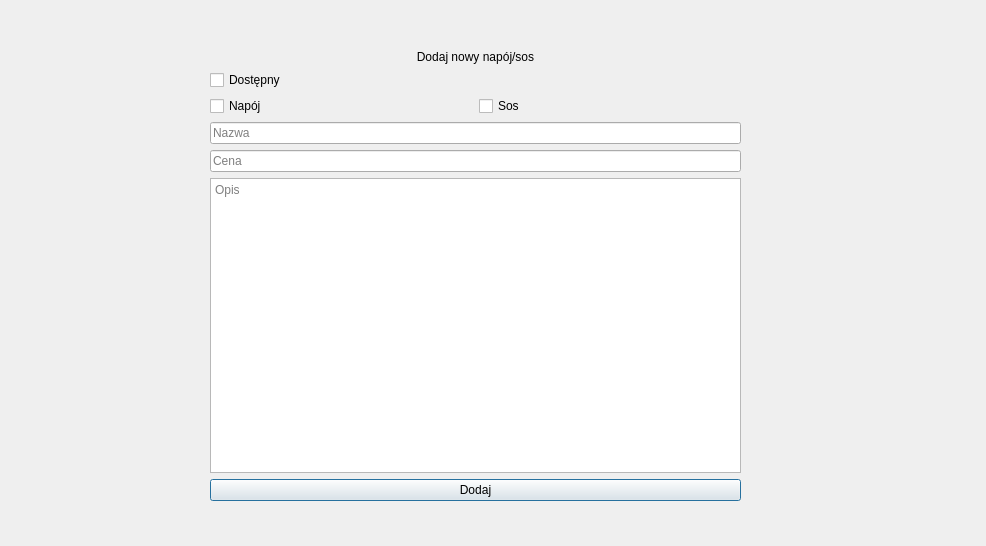
<?xml version="1.0" encoding="UTF-8"?>
<ui version="4.0">
 <class>AddNewDrinkSauce</class>
 <widget class="QDialog" name="AddNewDrinkSauce">
  <property name="geometry">
   <rect>
    <x>0</x>
    <y>0</y>
    <width>986</width>
    <height>546</height>
   </rect>
  </property>
  <property name="windowTitle">
   <string>Dialog</string>
  </property>
  <widget class="QWidget" name="">
   <property name="geometry">
    <rect>
     <x>210</x>
     <y>50</y>
     <width>531</width>
     <height>451</height>
    </rect>
   </property>
   <layout class="QVBoxLayout" name="verticalLayout">
    <item>
     <widget class="QLabel" name="label">
      <property name="text">
       <string>Dodaj nowy napój/sos</string>
      </property>
      <property name="alignment">
       <set>Qt::AlignCenter</set>
      </property>
     </widget>
    </item>
    <item>
     <widget class="QCheckBox" name="checkBox_available">
      <property name="text">
       <string>Dostępny</string>
      </property>
     </widget>
    </item>
    <item>
     <layout class="QHBoxLayout" name="horizontalLayout">
      <item>
       <widget class="QCheckBox" name="checkBox_drink">
        <property name="text">
         <string>Napój</string>
        </property>
       </widget>
      </item>
      <item>
       <widget class="QCheckBox" name="checkBox_sauce">
        <property name="text">
         <string>Sos</string>
        </property>
       </widget>
      </item>
     </layout>
    </item>
    <item>
     <widget class="QLineEdit" name="lineEdit_name">
      <property name="placeholderText">
       <string>Nazwa</string>
      </property>
     </widget>
    </item>
    <item>
     <widget class="QLineEdit" name="lineEdit_price">
      <property name="placeholderText">
       <string>Cena</string>
      </property>
     </widget>
    </item>
    <item>
     <widget class="QTextEdit" name="textEdit_description">
      <property name="placeholderText">
       <string>Opis</string>
      </property>
     </widget>
    </item>
    <item>
     <widget class="QPushButton" name="pushButton_confirm">
      <property name="text">
       <string>Dodaj</string>
      </property>
     </widget>
    </item>
   </layout>
  </widget>
 </widget>
 <resources/>
 <connections/>
</ui>
